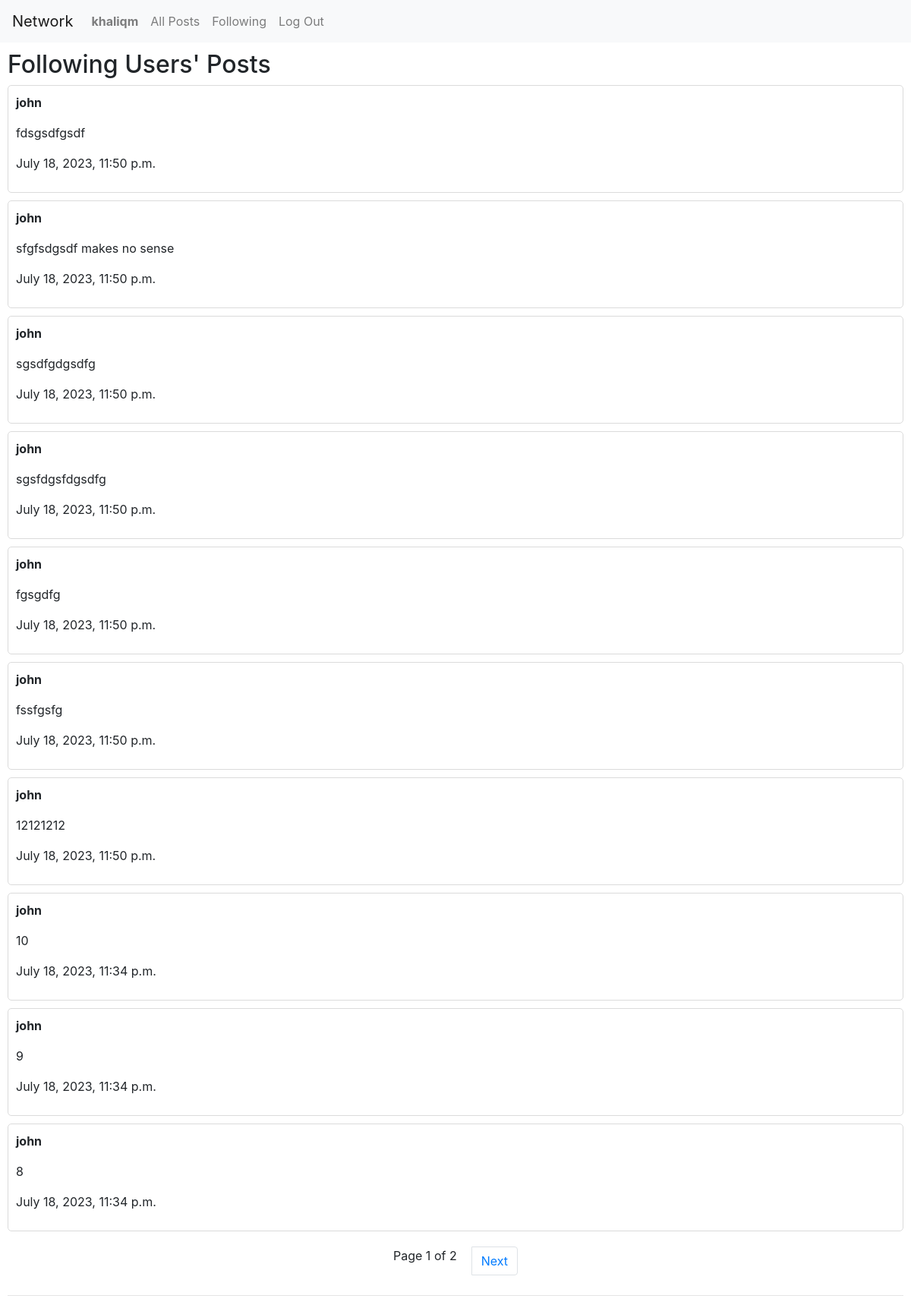
Page /following (signed in) on the committed database.
### network/models.py (models this page shows, shortened)
class User(AbstractUser):
    pass

class Post(models.Model):
    user = models.ForeignKey(User, on_delete=models.CASCADE)
    content = models.TextField()
    dateCreated = models.DateTimeField(auto_now_add=True)

### network/views.py (the view)
# urls.py: path("following", views.get_following_page, name="following"),
@login_required(login_url="login")
def get_following_page(request):
    following = Following.objects.filter(user=request.user)
    users_following = []
    for follow in following:
        users_following.append(follow.following)
    posts = Post.objects.filter(user__in=users_following).order_by("-dateCreated")
    if following:
        lonely = False
    else:
        lonely = True
    paginator = Paginator(posts, 10)
    page_number = request.GET.get('page')
    page_obj = paginator.get_page(page_number)
    return render(request, "network/following.html", {
        "lonely": lonely,
        "page_obj": page_obj
    })

### network/templates/network/following.html (shortened to what this page needs)
{% extends "network/layout.html" %}
{% block body %}
    <h2>Following Users' Posts</h2>
    <div id="all-posts-view">
        {% for post in page_obj %}
            <div id="post-{{post.id}}" class="post">
                <p class="post-username" onclick="location.href='{% url 'profile' post.user.id%}'">{{post.user.username}}</p>
                <p>{{post.content}}</p>
                <p>{{post.dateCreated}}</p>
            </div>
        {% endfor %}
    </div>
    <nav>
        <ul class="pagination justify-content-center">
            <li class="page-item">Page {{ page_obj.number }} of {{ page_obj.paginator.num_pages }}</li>
            {% if page_obj.has_next %}
                <li class="page-item"><a class="page-link" href="?page={{ page_obj.next_page_number }}">Next</a></li>
            {% endif %}
        </ul>
    </nav>
    <hr>
{% endblock %}

### network/templates/network/layout.html (shortened to what this page needs)
{% load static %}
<!DOCTYPE html>
<html lang="en">
    <head>
        <link rel="stylesheet" href="https://stackpath.bootstrapcdn.com/bootstrap/4.4.1/css/bootstrap.min.css">
        <link rel="stylesheet" href="https://cdn.jsdelivr.net/npm/bootstrap-icons@1.5.0/font/bootstrap-icons.css" />
        <link href="{% static 'network/styles.css' %}" rel="stylesheet">
    </head>
    <body>
        <nav class="navbar navbar-expand-lg navbar-light bg-light">
            <a class="navbar-brand" href="{% url 'index' %}">Network</a>
            <div>
              <ul class="navbar-nav mr-auto">
                {% if user.is_authenticated %}
                    <li class="nav-item">
                        <a class="nav-link" href="{% url 'profile' request.user.id %}"><strong>{{ request.user.username }}</strong></a>
                    </li>
                    <li class="nav-item">
                        <a class="nav-link" href="{% url 'index' %}">All Posts</a>
                    </li>
                    <li class="nav-item">
                        <a class="nav-link" href="{% url 'following' %}">Following</a>
                    </li>
                    <li class="nav-item">
                        <a class="nav-link" href="{% url 'logout' %}">Log Out</a>
                    </li>
                {% endif %}
              </ul>
            </div>
          </nav>
        <div class="body">
            {% block body %}
            {% endblock %}
        </div>
    </body>
</html>

### network/static/network/styles.css (style rules this page uses)
.body { margin: 10px; }
.post, .add-post-form { border: 1px solid #dbdbdb; border-radius: 5px; margin-bottom: 10px; padding: 10px; }
.post-username { font-weight: bold; }
.page-item { margin: 10px; }

### rows in the picture
User: user.username "khaliqm"
Post: user.username "john", content "fdsgsdfgsdf", dateCreated "July 18, 2023, 11:50 p.m."
Post: user.username "john", content "sfgfsdgsdf makes no sense", dateCreated "July 18, 2023, 11:50 p.m."
Post: user.username "john", content "sgsdfgdgsdfg", dateCreated "July 18, 2023, 11:50 p.m."
Post: user.username "john", content "sgsfdgsfdgsdfg", dateCreated "July 18, 2023, 11:50 p.m."
Post: user.username "john", content "fgsgdfg", dateCreated "July 18, 2023, 11:50 p.m."
Post: user.username "john", content "fssfgsfg", dateCreated "July 18, 2023, 11:50 p.m."
Post: user.username "john", content "12121212", dateCreated "July 18, 2023, 11:50 p.m."
Post: user.username "john", content "10", dateCreated "July 18, 2023, 11:34 p.m."
Post: user.username "john", content "9", dateCreated "July 18, 2023, 11:34 p.m."
Post: user.username "john", content "8", dateCreated "July 18, 2023, 11:34 p.m."

### other values in the picture
{{ page_obj.number }} "1"
{{ page_obj.paginator.num_pages }} "2"
